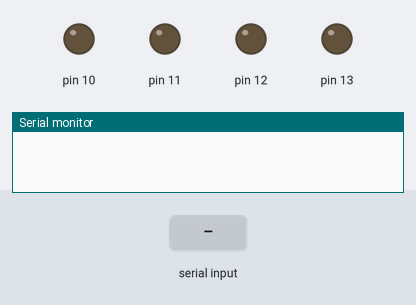
A sketch run on a simulated Arduino Uno, built with avr-gcc and run on an emulated ATmega328P. On the bench: output pins drawn as LEDs (lit = HIGH), the last lines printed to the serial monitor. The inputs (shaded band) are chosen by the test bench.

Above: at 1.2 s.
1.3 s: "A" received over Serial
At 2.6 s:
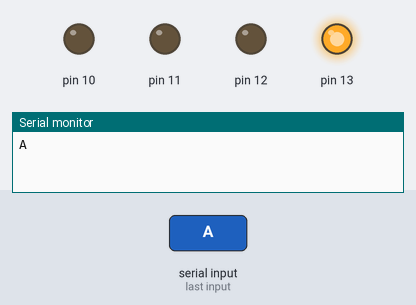
3.8 s: "C" received over Serial
At 5.7 s:
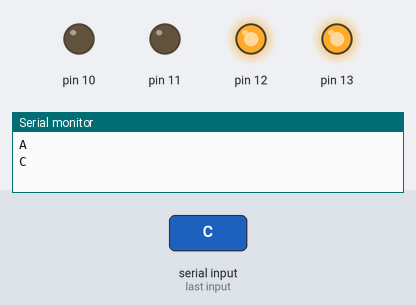
6.3 s: "D" received over Serial
At 7.6 s:
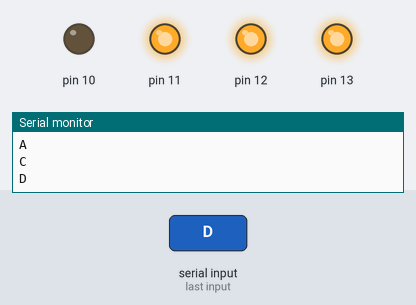
8.8 s: "E" received over Serial
At 10.7 s:
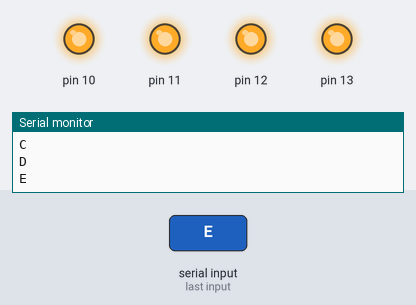
11.3 s: "B" received over Serial
At 12.6 s:
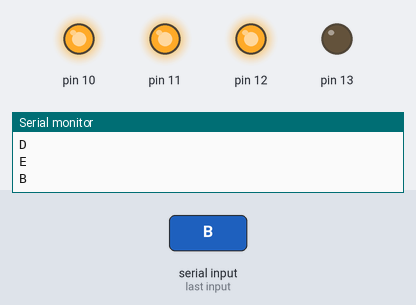
13.8 s: "G" received over Serial
At 15.7 s:
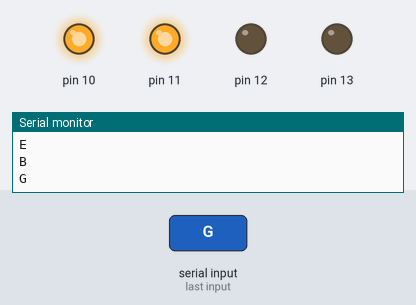
Timing chart, 0 to 17.2 s (numbered marks = the images above; inputs shaded):
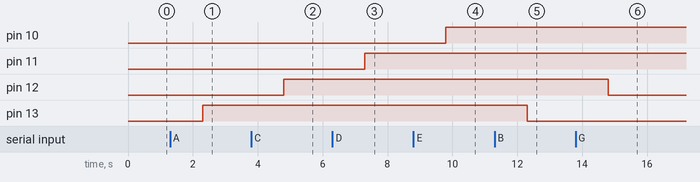

Measured:
- after the input at 1.3 s, pin 13: LOW → HIGH after 1.0 s
- after the input at 3.8 s, pin 12: LOW → HIGH after 1.0 s
- after the input at 6.3 s, pin 11: LOW → HIGH after 1.0 s
- after the input at 8.8 s, pin 10: LOW → HIGH after 1.0 s
- after the input at 11.3 s, pin 13: HIGH → LOW after 1.0 s
- after the input at 13.8 s, pin 12: HIGH → LOW after 1.0 s

The sketch:

bluetooth.ino
```cpp
char t;
void setup() {
  // put your setup code here, to run once:
  Serial.begin(9600);
  pinMode(13,OUTPUT);
  pinMode(12,OUTPUT);
  pinMode(11,OUTPUT);
  pinMode(10,OUTPUT);
}

void loop() {
 while(Serial.available())
 {
   t=Serial.read();
   Serial.println(t);
   delay(1000);
 } // put your main code here, to run repeatedly:

   if (t=='A'){
   digitalWrite(13,HIGH);
   }
   if (t=='C'){
   digitalWrite(12,HIGH);
   }
   if (t=='D'){
   digitalWrite(11,HIGH);
   }
   if (t=='E'){
   digitalWrite(10,HIGH);
   }
   if (t=='F'){
   digitalWrite(13,HIGH);
   digitalWrite(12,HIGH);
   digitalWrite(11,HIGH);
   digitalWrite(10,HIGH);
   }
   if (t=='B'){
   digitalWrite(13,LOW);
   }
   if (t=='G'){
   digitalWrite(12,0);
   }
   if (t=='H'){
   digitalWrite(11,0);
   }
   if (t=='I'){
   digitalWrite(10,0);
   }
   if (t=='J'){
   digitalWrite(13,0);
   digitalWrite(12,0);
   digitalWrite(11,0);
   digitalWrite(10,0);
   }

}
```
